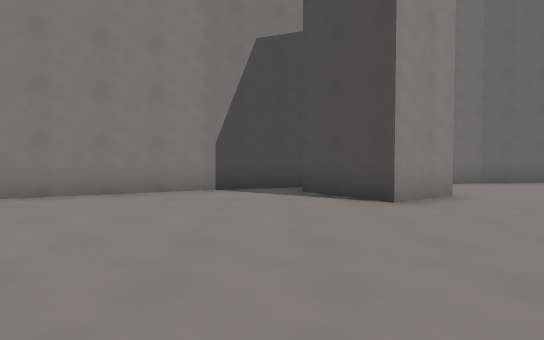
View 1 (above)

23 first-person views from a walk through a level from a Godot 3-D game. The camera is 1.4 m above the floor, tilts 2° down and sees 75° across. The floor is counted in squares, 1.97 m on a side. Each view is taken from the middle of a square. On the plan, view 1 faces up. The plan holds only what a view shows up to about 11 squares ahead; the rest is blank. The place goes on beyond the plan. Characters and animated objects are not drawn.

View 2
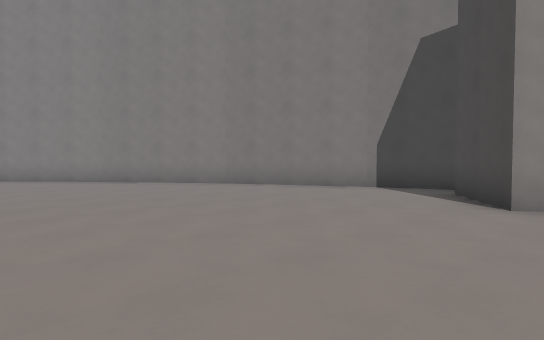

View 3
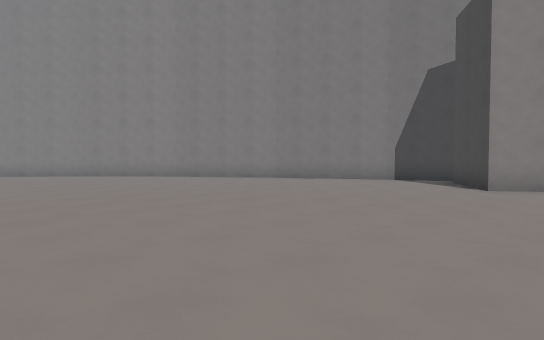

View 4
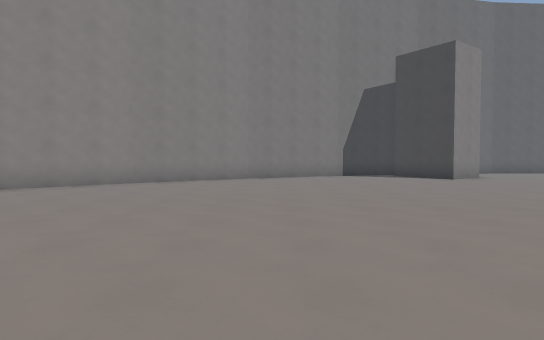

View 5
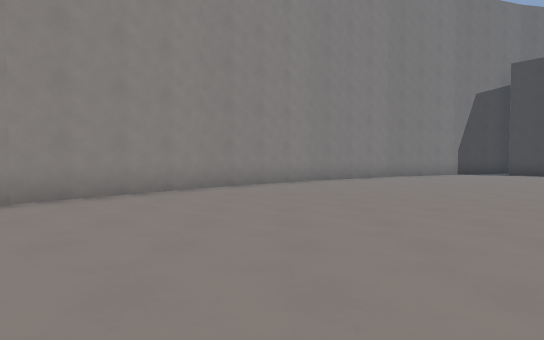

View 6
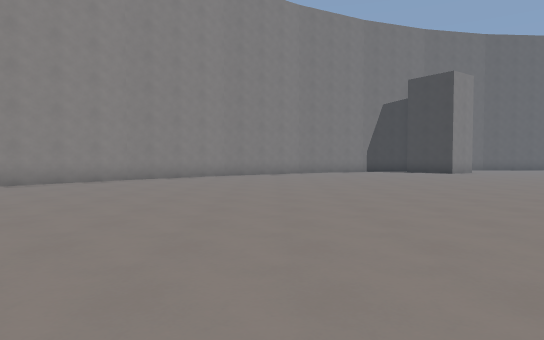

View 7
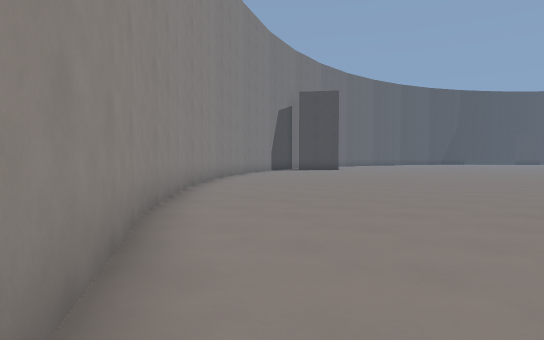

View 8
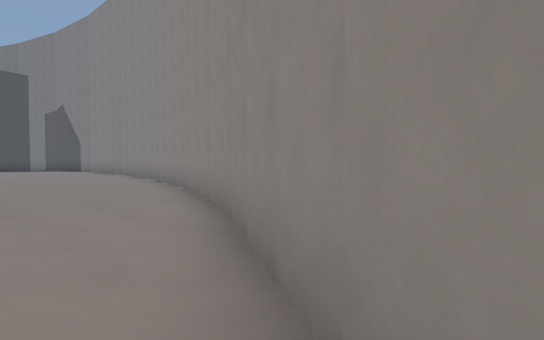

View 9
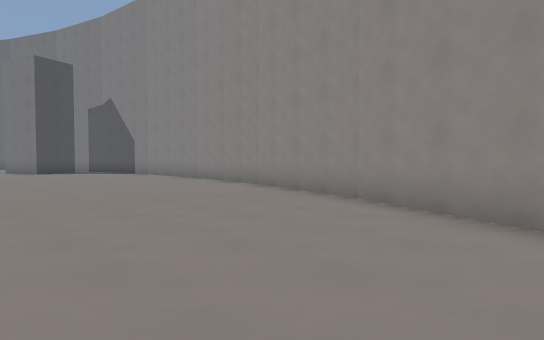

View 10
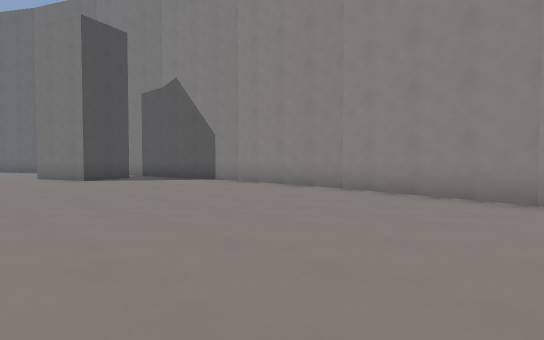

View 11
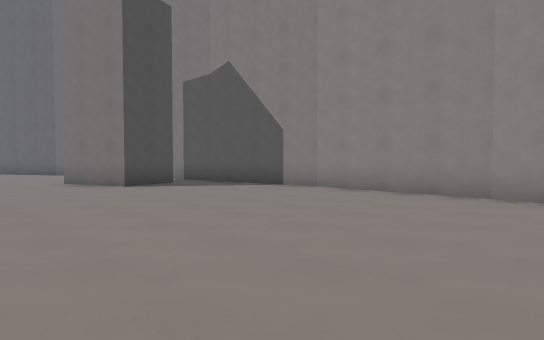

View 12
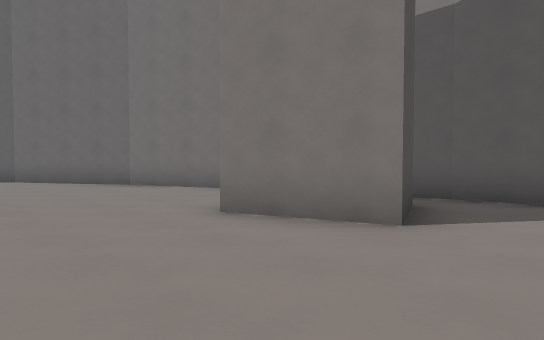

View 13
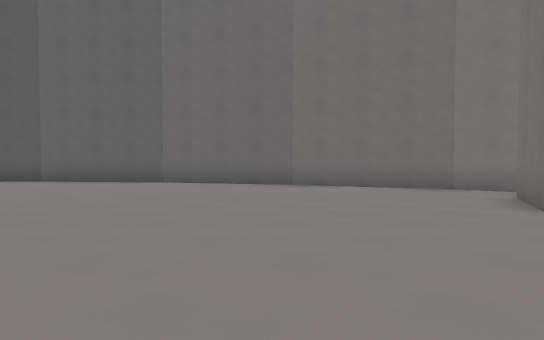

View 14
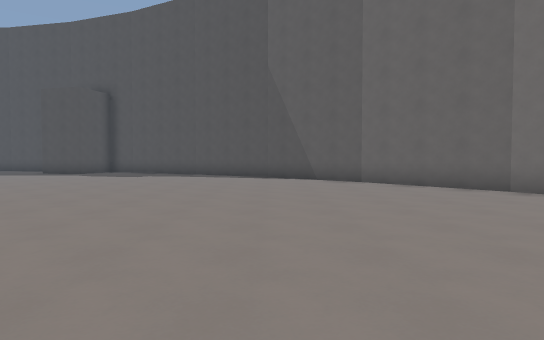

View 15
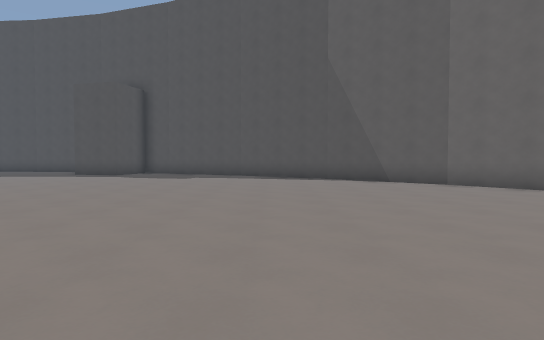

View 16
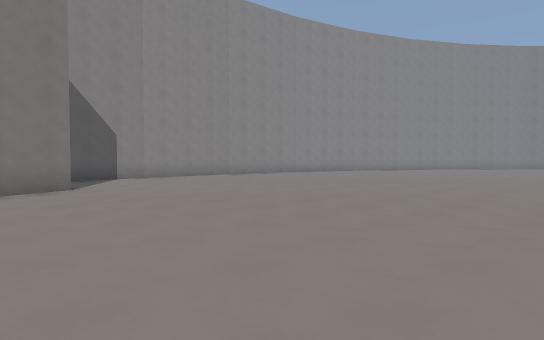

View 17
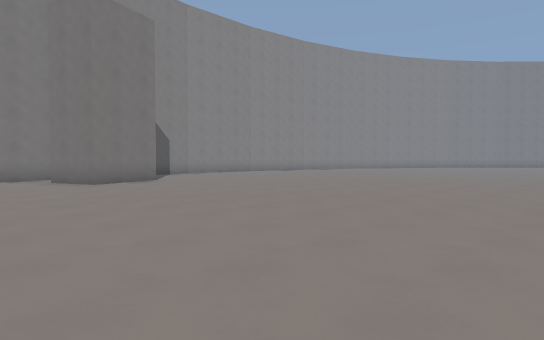

View 18
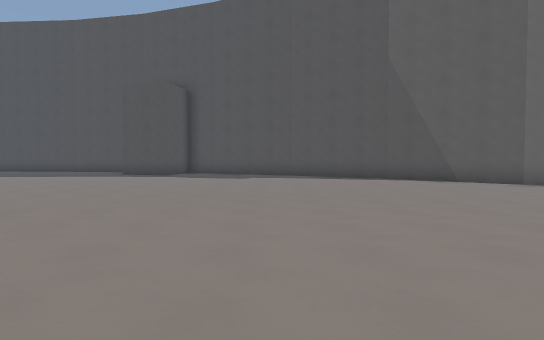

View 19
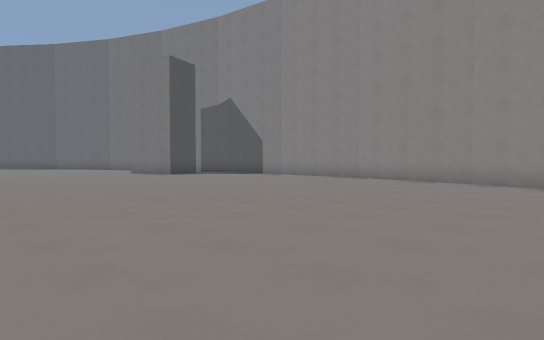

View 20
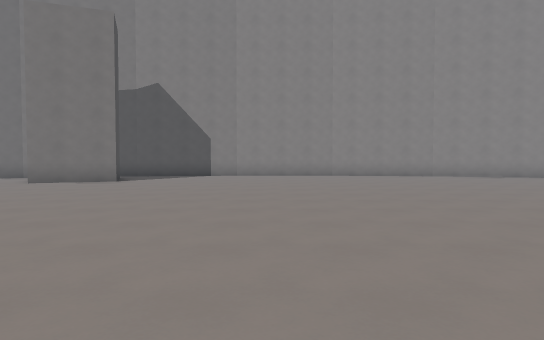

View 21
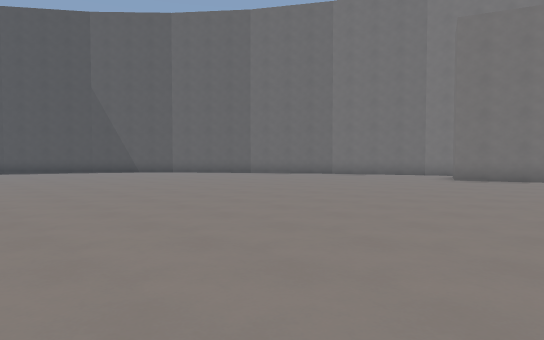

View 22
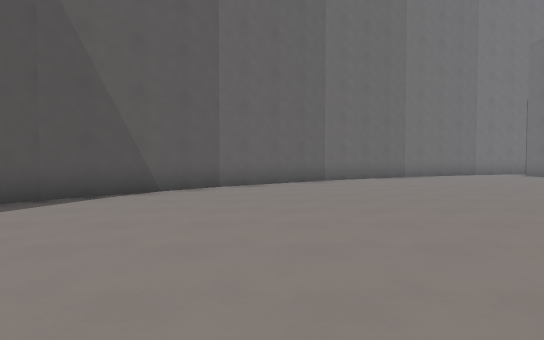

View 23
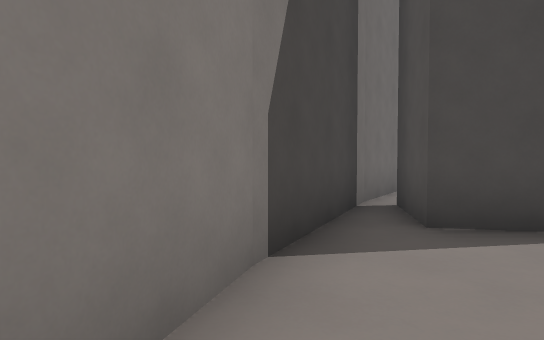

### Floor plan
Points are (right, up) in squares from view 1. A wall is a line through its corners. A room is listed if a view was taken in it or the views show most of it. See-through windows are left out.
Room 1 (views 1, 2, 3, 4, 5, 6, 7, 8, 9, 10, 11, 12, 13, 14, 15, 16, 17, 18, 19, 20, 21, 22, 23)
walls: (-17.9, -15.5) (-17.9, -19.4); (-17.4, -11.8) (-17.9, -15.7); (-17.9, -19.3) (-17.4, -23.1); (-16.2, -23.2) (-14.6, -22.6) (-13.8, -24.8) (-15.4, -25.4); (-16.4, -8.2) (-17.4, -11.9); (-17.4, -23) (-17.2, -23.7); (-14.9, -4.8) (-16.4, -8.3); (-16.8, -25.2) (-16.4, -26.8); (-16.4, -26.7) (-14.9, -30.2); (-13, -1.6) (-15, -4.9); (-15, -30.1) (-13, -33.4); (-10.6, 1.3) (-13, -1.7); (-13, -33.3) (-10.5, -36.3); (-7.8, 3.9) (-10.6, 1.2); (-10.6, -36.3) (-8.1, -38.6); (-4.7, 6.1) (-7.9, 3.8); (-1.4, 7.7) (-4.9, 5.9); (3.4, 6.6) (1.9, 5.6) (0.6, 7.4); (2.1, 9) (-1.5, 7.7); (4.2, 9.4) (2, 9)

Positions as (right, up) in squares from view 1, and headings:
1: (0, 0), facing up
2: (3, 0), facing up-left
3: (4, -3), facing up-left
4: (-4, -6), facing up
5: (-9, -7), facing up
6: (-6, -10), facing up
7: (-15, -6), facing up-right
8: (-12, -1), facing down-left
9: (-11, -5), facing down-left
10: (-11, -11), facing down-left
11: (-11, -14), facing down-left
12: (-11, -21), facing down-left
13: (-8, -24), facing down-left
14: (-8, -26), facing down
15: (-6, -27), facing down
16: (-6, -25), facing up-left
17: (-4, -28), facing up-left
18: (-4, -27), facing down
19: (-7, -9), facing down-left
20: (-4, -18), facing left
21: (-2, -21), facing down-left
22: (-2, -35), facing left
23: (-3, 6), facing up-right
